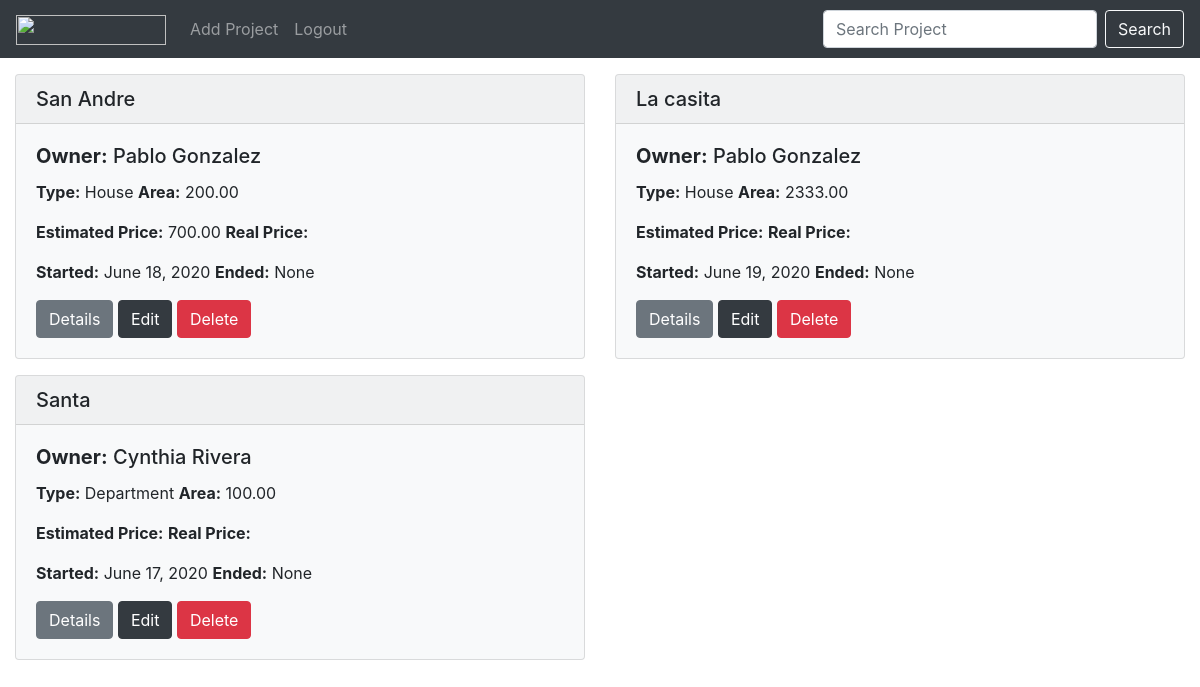
The app's page /projects/ (signed in), older data.
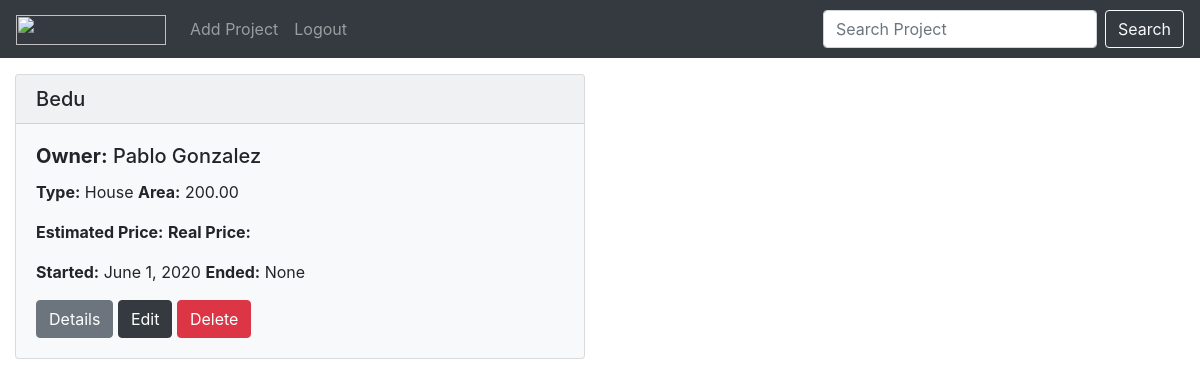
The same page, newer data.
### projects/models.py (models this page shows, shortened)
class Project(models.Model):
    BUILDING_TYPES = [
        ('Department', 'Department'),
        ('House', 'House'),
        ('Building', 'Building'),
        ('Reparation', 'Reparation'),
        ('Other', 'Other'),
    ]
    architect = models.ForeignKey(Architect, on_delete=models.CASCADE)
    owner = models.ForeignKey(Owner, on_delete=models.CASCADE)
    name = models.CharField(max_length=255)
    area = models.DecimalField(max_digits=6, decimal_places=2, blank=True, null=True)
    type = models.CharField(max_length=10, choices=BUILDING_TYPES, blank=True, null=True)
    start_date = models.DateField(blank=True, null=True)
    end_date = models.DateField(blank=True, null=True)

class Owner(models.Model):
    first_name = models.CharField(max_length=50)
    last_name = models.CharField(max_length=50)
    cell_phone = models.CharField(max_length=20)
    def __str__(self):
        return f'{self.first_name} {self.last_name}'

### projects/views.py (the view)
# urls.py: path('', views.list_projects, name='list_projects'),
@login_required
def list_projects(request):
    if request.GET:
        Projects = Project.objects.annotate(
            sum_estimated_price=Sum('task__concept__estimated_price'),
            sum_real_price=Sum('task__concept__real_price'),
        ).filter(name__icontains=request.GET['search'])
    else:
        Projects = Project.objects.annotate(
            sum_estimated_price=Sum('task__concept__estimated_price'),
            sum_real_price=Sum('task__concept__real_price'),
        )
    return render(request, 'projects/list.html', {'projects': Projects})

### templates/projects/list.html (shortened to what this page needs)
{% extends "base.html" %}
{% block nav %}
<div class="collapse navbar-collapse" id="navbarSupportedContent">
    <ul class="navbar-nav mr-auto">
        <li class="nav-item">
            <a class="nav-link" href="{% url 'add_project' %}">Add Project</a>
        </li>
        <li class="nav-item">
            <a class="nav-link" href="{% url 'logout' %}">Logout</a>
        </li>
    </ul>
    <form class="form-inline my-2 my-lg-0" method="GET" action="{% url 'list_projects' %} ">
        <input class="form-control mr-sm-2" type="search" placeholder="Search Project" aria-label="Search" name="search">
        <button class="btn btn-outline-light my-2 my-sm-0" type="submit">Search</button>
    </form>
</div>
{% endblock %}
{% block container %}
<div class="row">
    {% for project in projects %}
    <div class="col-sm-12 col-md-6">
        <div class="card bg-light mt-3">
                <h5 class="card-header">
                {{ project.name }}
                </h5>
                <div class="card-body">
                <h5 class="card-title"><b>Owner:</b> {{ project.owner }}</h5>
                <p class="card-text"><b>Type:</b> {{ project.type }} <b>Area:</b> {{ project.area }}</p>
                <p class="card-text"><b>Estimated Price:</b> {{ project.sum_estimated_price|floatformat:2 }} <b>Real Price:</b> {{ project.sum_real_price|floatformat:2 }}</p>
                <p class="card-text"><b>Started:</b> {{ project.start_date }} <b>Ended:</b> {{ project.end_date }}</p>
                <a href="{% url 'list_tasks' project.id %}" class="btn btn-secondary">Details</a>
                <a href="{% url 'edit_project' project.id %}" class="btn btn-dark">Edit</a>
                <a href="{% url 'delete_project' project.id %}" class="btn btn-danger">Delete</a>
                </div>
        </div>
    </div>
    {% endfor %}
</div>
{% endblock %}

Row changes from the older to the newer data that the page shows:
removed Project: name "San Andre", owner "Pablo Gonzalez", type "House", area "200.00", sum_estimated_price "700.00", start_date "June 18, 2020", end_date "None"
removed Project: name "La casita", owner "Pablo Gonzalez", type "House", area "2333.00", start_date "June 19, 2020", end_date "None"
removed Project: name "Santa", owner "Cynthia Rivera", type "Department", area "100.00", start_date "June 17, 2020", end_date "None"
added Project: name "Bedu", owner "Pablo Gonzalez", type "House", area "200.00", start_date "June 1, 2020", end_date "None"
